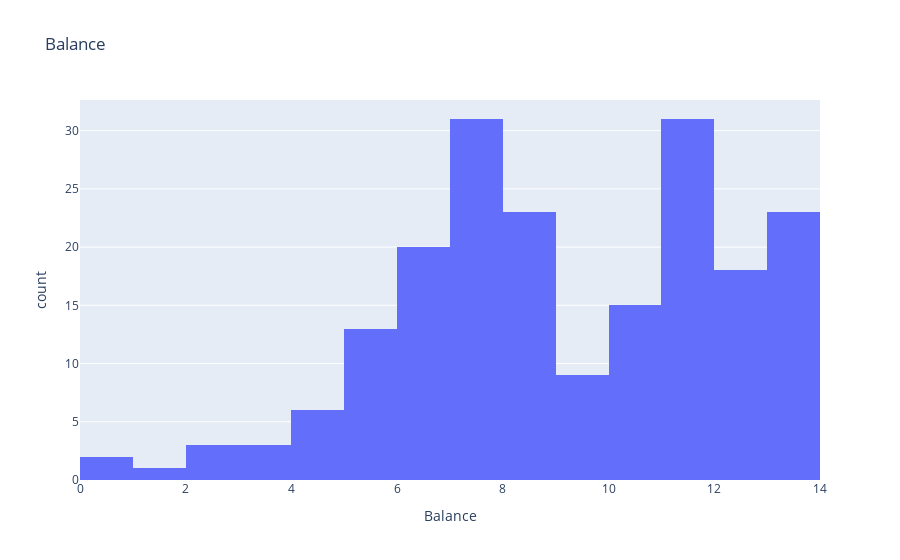
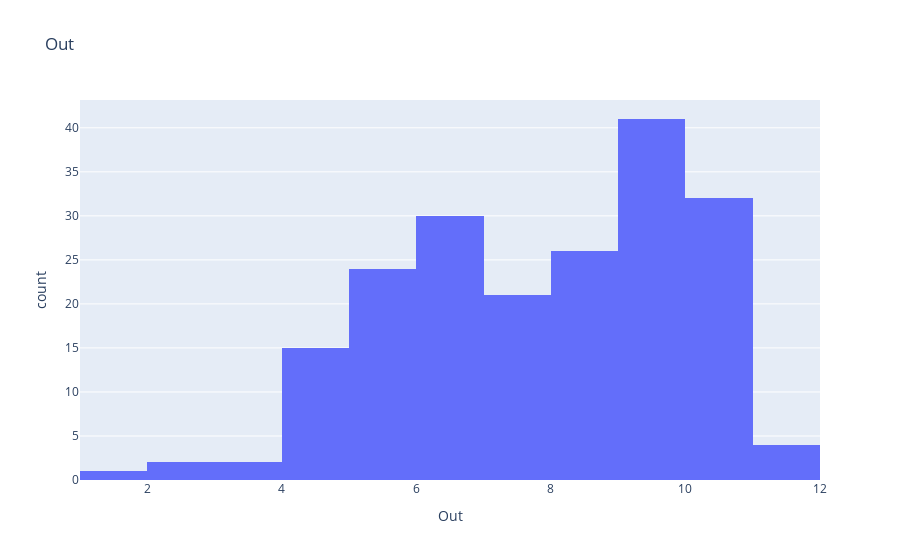

Notebook code cell kept with these figures, in order:
### Code cell
for i in ['Balance', 'Out']:
    data = log_transform(data,i)

### Figure 1 — Plotly figure (JSON) as saved in the notebook; plotly's stock layout.template omitted (floating-point values rounded to 4 significant figures; data arrays with more than 128 entries replaced by an {"elided": "..."} marker saying what was removed)
{"data": [{"alignmentgroup": "True", "bingroup": "x", "hovertemplate": "Balance=%{x}<br>count=%{y}<extra></extra>", "legendgroup": "", "marker": {"color": "#636efa", "pattern": {"shape": ""}}, "name": "", "offsetgroup": "", "orientation": "v", "showlegend": false, "type": "histogram", "x": {"elided": "198 float values"}, "xaxis": "x", "yaxis": "y"}], "layout": {"barmode": "relative", "legend": {"tracegroupgap": 0}, "title": {"text": "Balance"}, "xaxis": {"anchor": "y", "domain": [0, 1], "title": {"text": "Balance"}}, "yaxis": {"anchor": "x", "domain": [0, 1], "title": {"text": "count"}}}}

### Figure 2 — Plotly figure (JSON) as saved in the notebook; plotly's stock layout.template omitted (floating-point values rounded to 4 significant figures; data arrays with more than 128 entries replaced by an {"elided": "..."} marker saying what was removed)
{"data": [{"alignmentgroup": "True", "bingroup": "x", "hovertemplate": "Out=%{x}<br>count=%{y}<extra></extra>", "legendgroup": "", "marker": {"color": "#636efa", "pattern": {"shape": ""}}, "name": "", "offsetgroup": "", "orientation": "v", "showlegend": false, "type": "histogram", "x": {"elided": "198 float values"}, "xaxis": "x", "yaxis": "y"}], "layout": {"barmode": "relative", "legend": {"tracegroupgap": 0}, "title": {"text": "Out"}, "xaxis": {"anchor": "y", "domain": [0, 1], "title": {"text": "Out"}}, "yaxis": {"anchor": "x", "domain": [0, 1], "title": {"text": "count"}}}}
